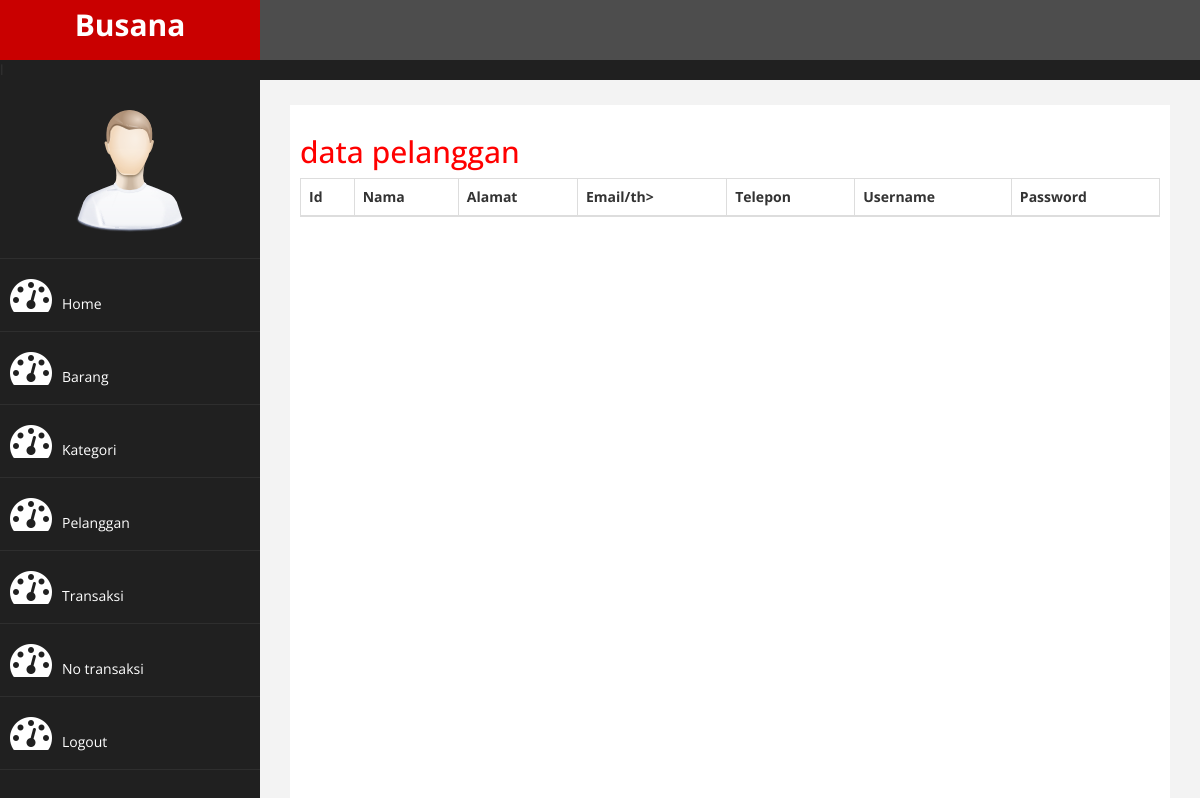
Page /Interface/index.php?halaman=pelanggan on the earlier database version.
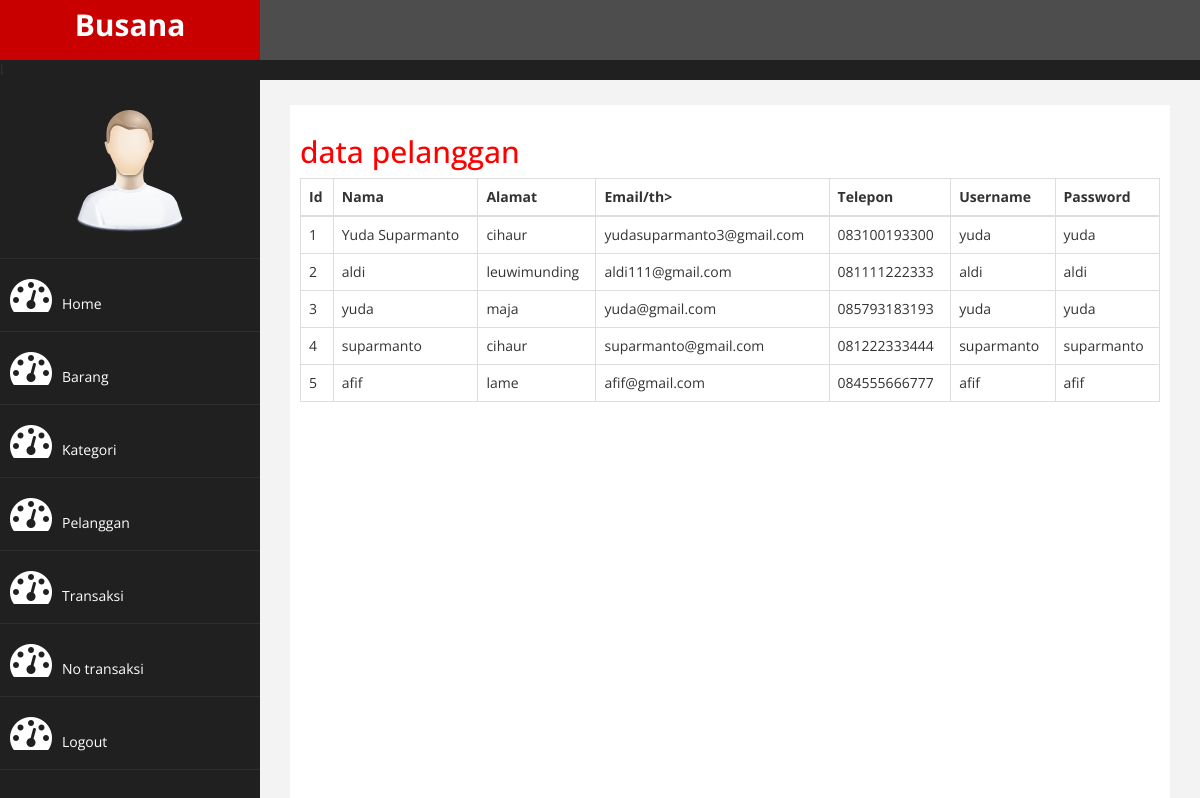
Same page on the later database version.
### tables this page shows
CREATE TABLE `data_pelanggan` (
  `Id` int(11) NOT NULL,
  `Nama` varchar(35) NOT NULL,
  `Alamat` text NOT NULL,
  `Email` text NOT NULL,
  `Telepon` varchar(25) NOT NULL,
  `Username` varchar(20) NOT NULL,
  `Password` text NOT NULL
);

### Interface/data_pelanggan.php (the view)
<h2> data pelanggan </h2>
<table class="table table-bordered">
	<thead>
		<tr>
			<th>Id</th>
			<th>Nama</th>
			<th>Alamat</th>
			<th>Email/th>
			<th>Telepon</th>
			<th>Username</th>
			<th>Password</th>
		</tr>
	</thead>
	<tbody>
		<?php $ambil=$koneksi->query("SELECT * FROM data_pelanggan"); ?>
		<?php while($pecah = $ambil->fetch_assoc()){ ?>
		<tr>
			<td><?php echo $pecah['Id']; ?></td>
			<td><?php echo $pecah['Nama']; ?></td>
			<td><?php echo $pecah['Alamat']; ?></td>
			<td><?php echo $pecah['Email']; ?></td>
			<td><?php echo $pecah['Telepon']; ?></td>
			<td><?php echo $pecah['Username']; ?></td>
			<td><?php echo $pecah['Password']; ?></td>
		</tr>
		<?php } ?>
	</tbody>
</table>

Differences in the rows shown:
added data_pelanggan: Id "1", Nama "Yuda Suparmanto", Alamat "cihaur", Email "yudasuparmanto3@gmail.com", Telepon "083100193300", Username "yuda", Password "yuda"
added data_pelanggan: Id "2", Nama "aldi", Alamat "leuwimunding", Email "aldi111@gmail.com", Telepon "081111222333", Username "aldi", Password "aldi"
added data_pelanggan: Id "3", Nama "yuda", Alamat "maja", Email "yuda@gmail.com", Telepon "085793183193", Username "yuda", Password "yuda"
added data_pelanggan: Id "4", Nama "suparmanto", Alamat "cihaur", Email "suparmanto@gmail.com", Telepon "081222333444", Username "suparmanto", Password "suparmanto"
added data_pelanggan: Id "5", Nama "afif", Alamat "lame", Email "afif@gmail.com", Telepon "084555666777", Username "afif", Password "afif"
